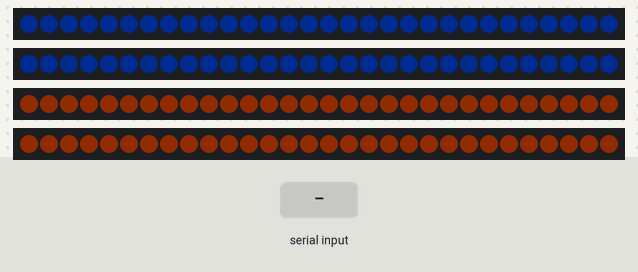
A sketch run on a simulated Arduino Uno, built with avr-gcc and run on an emulated ATmega328P. Parts: 4 × 30 RGB LEDs in strip order, left to right. The inputs (shaded band) are chosen by the test bench. Dim RGB values are drawn brighter than linear; what the sketch prints to the serial monitor is not drawn.

Above: at 1.2 s.
1.3 s: "PRESS P1\n" received over Serial
At 2.7 s:
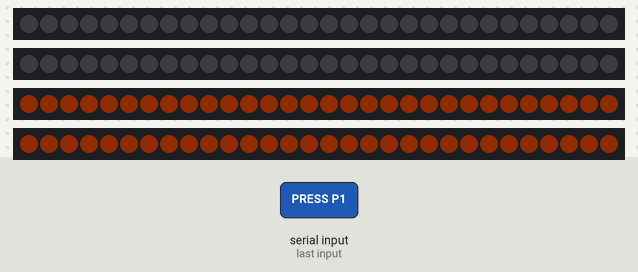
3.0 s: "PRESS P2\n" received over Serial
At 4.1 s:
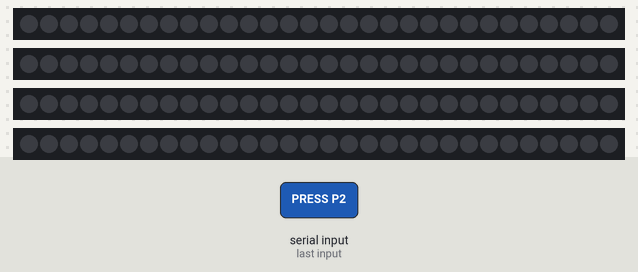
4.7 s: "PRESS P1\n" received over Serial
At 4.71 s:
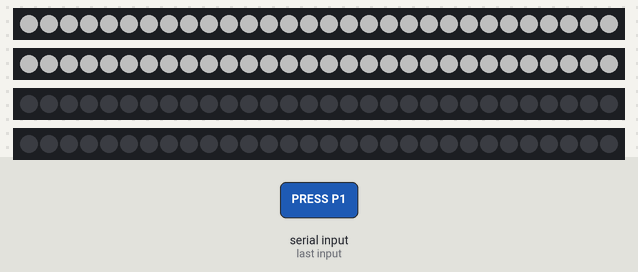
7.9 s: "RESULT\n" received over Serial
At 9.1 s:
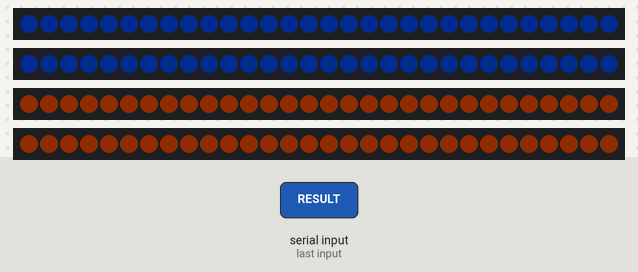
9.4 s: "PRESS P2\n" received over Serial
At 10.1 s:
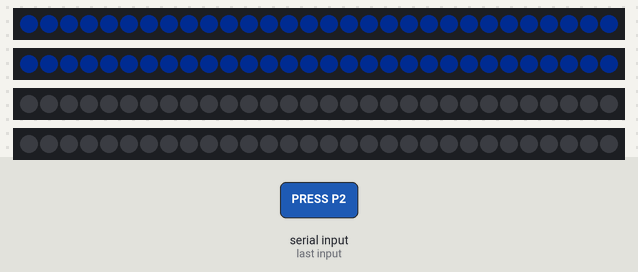
Timing chart, 0 to 12.1 s (numbered marks = the images above; inputs shaded):
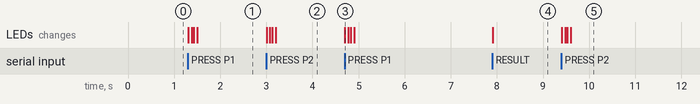

The sketch:

TNT_LED_Controller_Nano.ino
```cpp
#include <Adafruit_NeoPixel.h>
const uint8_t PINS[4]={2,3,4,5};
const uint16_t LEDS_PER_LINE=30;
Adafruit_NeoPixel strips[4]={
  Adafruit_NeoPixel(LEDS_PER_LINE,PINS[0],NEO_GRB+NEO_KHZ800),
  Adafruit_NeoPixel(LEDS_PER_LINE,PINS[1],NEO_GRB+NEO_KHZ800),
  Adafruit_NeoPixel(LEDS_PER_LINE,PINS[2],NEO_GRB+NEO_KHZ800),
  Adafruit_NeoPixel(LEDS_PER_LINE,PINS[3],NEO_GRB+NEO_KHZ800)};
String line;
void fillLine(uint8_t n,uint32_t c){for(uint16_t i=0;i<LEDS_PER_LINE;i++)strips[n].setPixelColor(i,c);strips[n].show();}
void allOff(){for(uint8_t n=0;n<4;n++)fillLine(n,0);}
void idle(){for(uint8_t n=0;n<4;n++)fillLine(n,n<2?strips[n].Color(0,18,55):strips[n].Color(55,18,0));}
void flashPlayer(uint8_t p){uint8_t first=p?2:0;for(uint8_t k=0;k<2;k++){for(uint8_t n=first;n<first+2;n++)fillLine(n,strips[n].Color(255,255,255));delay(70);for(uint8_t n=first;n<first+2;n++)fillLine(n,0);delay(45);}}
void command(String s){s.trim();if(s=="HELLO"){Serial.println("TNT_LED READY");return;}if(s=="MODE IDLE"||s=="MODE READY"){idle();Serial.println("ACK "+s);return;}if(s.startsWith("MODE COUNTDOWN")){allOff();return;}if(s.startsWith("MODE GAME")){allOff();return;}if(s=="PRESS P1"){flashPlayer(0);return;}if(s=="PRESS P2"){flashPlayer(1);return;}if(s.startsWith("RESULT")){idle();return;}Serial.println("ERR UNKNOWN");}
void setup(){Serial.begin(115200);for(uint8_t n=0;n<4;n++){strips[n].begin();strips[n].setBrightness(80);strips[n].show();}idle();Serial.println("TNT_LED READY");}
void loop(){while(Serial.available()){char c=Serial.read();if(c=='\n'){command(line);line="";}else if(c!='\r'&&line.length()<96)line+=c;}}
```

Measured:
- after the input at 1.3 s, the LEDs: first change at once (image 1 shows a later state)
- after the input at 3.0 s, the LEDs: first change at once (image 2 shows a later state)
- after the input at 4.7 s, the LEDs: change at once (image 3)
- after the input at 7.9 s, the LEDs: change at once (image 4)
- after the input at 9.4 s, the LEDs: first change at once (image 5 shows a later state)
